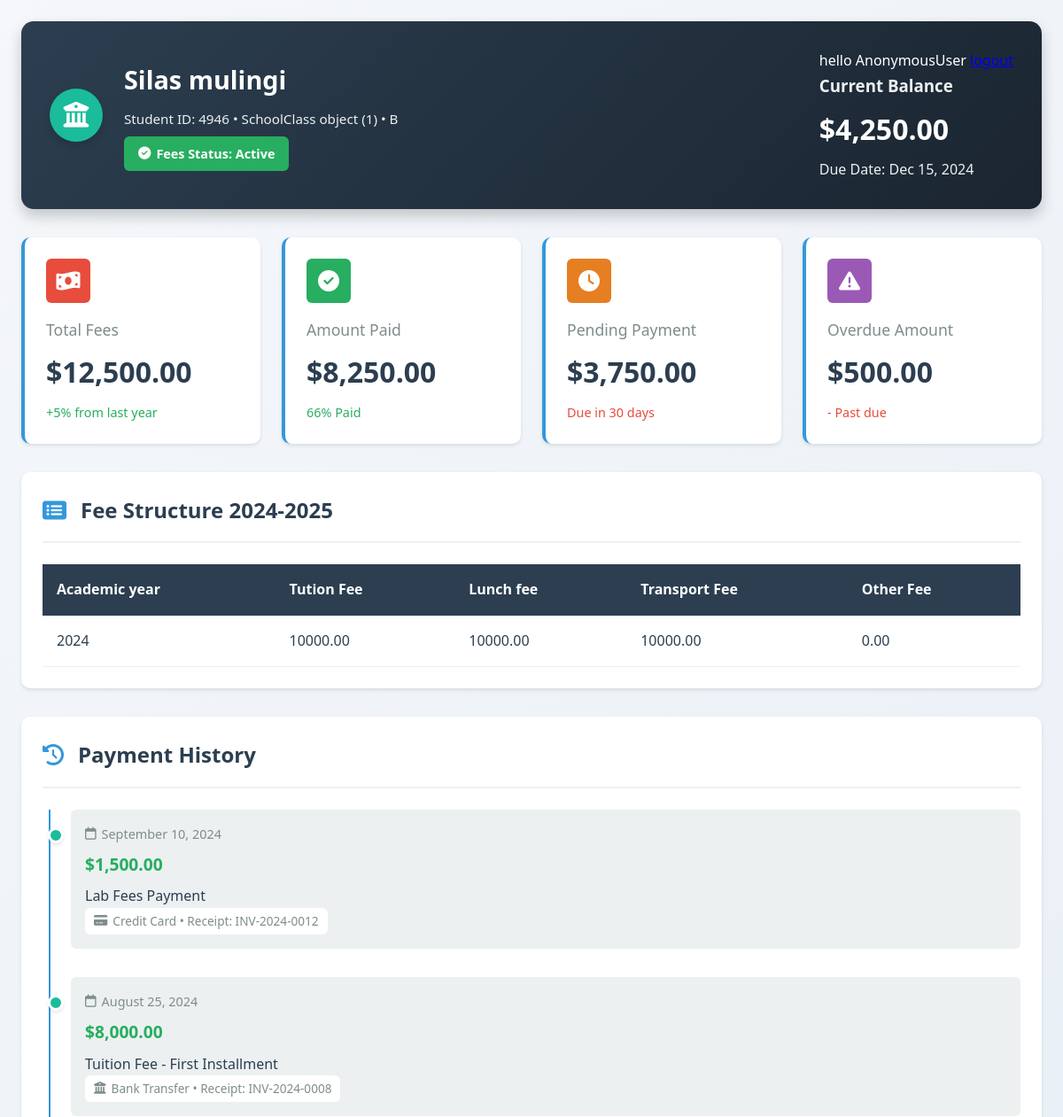
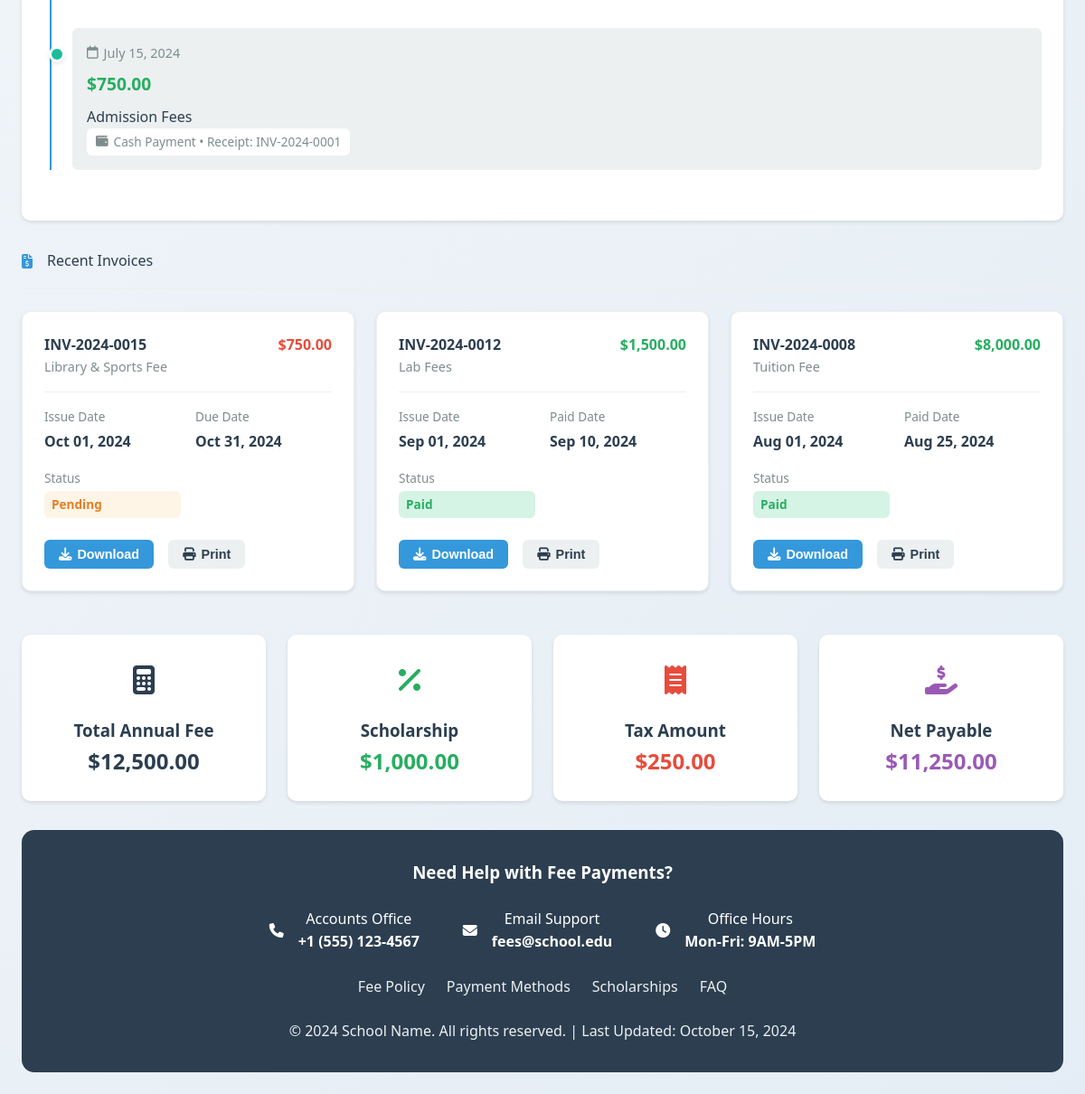
/studentportal/home/4946/, run on the app's committed database (2 pictures, top to bottom).
### studentPortal/models.py (models this page shows, shortened)
class Student(models.Model):
    admission_number = models.CharField(primary_key=True, max_length=50, unique=True)
    email = models.EmailField()
    first_name = models.CharField(max_length=100)
    last_name = models.CharField(max_length=100)
    middle_name = models.CharField(max_length=100, blank=True, null=True) or ""
    date_of_birth = models.DateField()
    class_id = models.ForeignKey(
        "SchoolClass", on_delete=models.PROTECT, related_name="student_class"
    )
    STREAM_CHOICES = [
        ("A", "streamA"),
        ("B", "streamB"),
        ("C", "streamC"),
        ("D", "streamD"),
    ]
    class_stream = models.CharField(
        max_length=20, blank=True, null=True, choices=STREAM_CHOICES
    )
    parent_id = models.ForeignKey(
        "Parent", on_delete=models.PROTECT, related_name="parent"
    )
    TERM_CHOICES = [
        ("TERM1", "Term1"),
        ("TERM2", "Term2"),
        ("TERM3", "Term3"),
    ]
    term = models.CharField(max_length=10, choices=TERM_CHOICES)
    billing_profile_active = models.BooleanField(default=True)
    """we use this function to fetch a student's fee structure"""
    def get_fee_structure(self):
        return FeeStructure.objects.filter(school_class=self.class_id).first()
    class Meta:
        db_table = "students"
        ordering = ["admission_number"]

class SchoolClass(models.Model):
    STREAM_CHOICES = [
        ("A", "streamA"),
        ("B", "streamB"),
        ("C", "streamC"),
        ("D", "streamD"),
    ]
    id = models.AutoField(primary_key=True)
    class_name = models.CharField(max_length=50)
    stream = models.CharField(
        max_length=10, blank=True, null=True, choices=STREAM_CHOICES
    )
    academic_year = models.CharField(max_length=20)
    max_students = models.IntegerField()
    is_active = models.BooleanField(default=True)

class FeeStructure(models.Model):
    school_class = models.ForeignKey(
        SchoolClass, on_delete=models.PROTECT, related_name="fee_structures"
    )
    academic_year = models.CharField(max_length=20)
    tuition_fee = models.DecimalField(max_digits=10, decimal_places=2)
    lunch_fee = models.DecimalField(
        max_digits=10, decimal_places=2, blank=True, null=True
    )
    transport_fee = models.DecimalField(
        max_digits=10, decimal_places=2, blank=True, null=True
    )
    other_fees = models.DecimalField(
        max_digits=10, decimal_places=2, blank=True, null=True
    )
    created_at = models.DateTimeField(auto_now_add=True)
    updated_at = models.DateTimeField(auto_now=True)
    class Meta:
        db_table = "fee_structures"
        unique_together = ("school_class", "academic_year")
        verbose_name = "Fee Structure"
        verbose_name_plural = "Fee Structures"

### studentPortal/views.py (the view, shortened to what this page needs)
# urls.py: 2. Add a URL to urlpatterns:  path('', views.home, name='home')
def home(request, adm):
    student = get_object_or_404(Student, admission_number=adm)
    fee_structure = student.get_fee_structure()
    context = {"student": student, "fee_structure": fee_structure}
    return render(request, "portal.html", context)

### studentPortal/templates/portal.html (shortened to what this page needs)
<!DOCTYPE html>
<html lang="en">
<head>
    <link rel="stylesheet" href="https://cdnjs.cloudflare.com/ajax/libs/font-awesome/6.4.0/css/all.min.css">
</head>
<body>
    <div class="container">
        <header class="header">
            <div class="logo-section">
                <div class="logo">
                    <i class="fas fa-university"></i>
                </div>
                <div class="student-info">
                    {% if student.middle_name is not None %}
                        <h1>{{student.first_name}} {{student.middle_name}} {{student.last_name}}</h1>
                    {% else %}
                        <h1>{{student.first_name}} {{student.last_name}}</h1>
                    {%endif%}
                    <p>Student ID: {{student.admission_number}} • {{student.class_id}} • {{student.class_stream}}</p>
                    <div class="status-badge">
                        <i class="fas fa-check-circle"></i>
                        Fees Status: Active
                    </div>
                </div>
            </div>
            <div class="current-balance">
                <div class="logout">
                        <p>hello {{request.user}} <a href="{% url 'studentPortal:logout' %}">logout</a></p>
                    </div>
                <h3 style="color: var(--light-gray); margin-bottom: var(--space-xs);">Current Balance</h3>
                <div style="font-size: 2rem; font-weight: 700; color: white;">$4,250.00</div>
                <p style="color: var(--light-gray); margin-top: var(--space-xs);">Due Date: Dec 15, 2024</p>
            </div>
        </header>
        <div class="dashboard-cards">
            <div class="card">
                <div class="card-icon fees">
                    <i class="fas fa-money-bill-wave"></i>
                </div>
                <h3>Total Fees</h3>
                <div class="amount">$12,500.00</div>
                <div class="percentage positive">+5% from last year</div>
            </div>
            <div class="card">
                <div class="card-icon paid">
                    <i class="fas fa-check-circle"></i>
                </div>
                <h3>Amount Paid</h3>
                <div class="amount">$8,250.00</div>
                <div class="percentage positive">66% Paid</div>
            </div>
            <div class="card">
                <div class="card-icon pending">
                    <i class="fas fa-clock"></i>
                </div>
                <h3>Pending Payment</h3>
                <div class="amount">$3,750.00</div>
                <div class="percentage negative">Due in 30 days</div>
            </div>
            <div class="card">
                <div class="card-icon overdue">
                    <i class="fas fa-exclamation-triangle"></i>
                </div>
                <h3>Overdue Amount</h3>
                <div class="amount">$500.00</div>
                <div class="percentage negative">- Past due</div>
            </div>
        </div>
        <div class="fee-structure">
            <h2 class="section-title">
                <i class="fas fa-list-alt"></i>
                Fee Structure 2024-2025
            </h2>
            <table class="table">
                <thead>
                    <tr>
                        <th>Academic year</th>
                        <th>Tution Fee</th>
                        <th>Lunch fee</th>
                        <th>Transport Fee</th>
                        <th>Other Fee</th>
                    </tr>
                </thead>
                <tbody>
                    <tr>
                        <td>{{ fee_structure.academic_year }}</td>
                        <td>{{ fee_structure.tuition_fee }}</td>
                        <td>{{ fee_structure.lunch_fee }}</td>
                        <td>{{ fee_structure.transport_fee }}</td>
                        <td>{{ fee_structure.other_fees }}</td>
                    </tr>
                </tbody>
            </table>
        </div>
        <div class="payment-history">
            <h2 class="section-title">
                <i class="fas fa-history"></i>
                Payment History
            </h2>
            <div class="timeline">
                <div class="timeline-item">
                    <div class="payment-date">
                        <i class="far fa-calendar"></i>
                        September 10, 2024
                    </div>
                    <div class="payment-amount">$1,500.00</div>
                    <p>Lab Fees Payment</p>
                    <div class="payment-method">
                        <i class="fas fa-credit-card"></i>
                        Credit Card • Receipt: INV-2024-0012
                    </div>
                </div>
                <div class="timeline-item">
                    <div class="payment-date">
                        <i class="far fa-calendar"></i>
                        August 25, 2024
                    </div>
                    <div class="payment-amount">$8,000.00</div>
                    <p>Tuition Fee - First Installment</p>
                    <div class="payment-method">
                        <i class="fas fa-university"></i>
                        Bank Transfer • Receipt: INV-2024-0008
                    </div>
                </div>
                <div class="timeline-item">
                    <div class="payment-date">
                        <i class="far fa-calendar"></i>
                        July 15, 2024
                    </div>
                    <div class="payment-amount">$750.00</div>
                    <p>Admission Fees</p>
                    <div class="payment-method">
                        <i class="fas fa-wallet"></i>
                        Cash Payment • Receipt: INV-2024-0001
                    </div>
                </div>
            </div>
        </div>
        <div class="section-title">
            <i class="fas fa-file-invoice-dollar"></i>
            Recent Invoices
        </div>
        <div class="invoices-grid">
            <div class="invoice-card">
                <div class="invoice-header">
                    <div>
                        <div class="invoice-id">INV-2024-0015</div>
                        <div style="color: var(--dark-gray); font-size: 0.9rem;">Library & Sports Fee</div>
                    </div>
                    <div style="font-weight: 700; color: var(--accent-red);">$750.00</div>
                </div>
                <div class="invoice-details">
                    <div class="detail-item">
                        <span class="detail-label">Issue Date</span>
                        <span class="detail-value">Oct 01, 2024</span>
                    </div>
                    <div class="detail-item">
                        <span class="detail-label">Due Date</span>
                        <span class="detail-value">Oct 31, 2024</span>
                    </div>
                    <div class="detail-item">
                        <span class="detail-label">Status</span>
                        <span class="fee-status status-pending">Pending</span>
                    </div>
                </div>
                <div class="invoice-actions">
                    <button class="btn btn-primary">
                        <i class="fas fa-download"></i>
                        Download
                    </button>
                    <button class="btn btn-secondary">
                        <i class="fas fa-print"></i>
                        Print
                    </button>
                </div>
            </div>
            <div class="invoice-card">
                <div class="invoice-header">
                    <div>
                        <div class="invoice-id">INV-2024-0012</div>
                        <div style="color: var(--dark-gray); font-size: 0.9rem;">Lab Fees</div>
                    </div>
                    <div style="font-weight: 700; color: var(--accent-green);">$1,500.00</div>
                </div>
                <div class="invoice-details">
                    <div class="detail-item">
                        <span class="detail-label">Issue Date</span>
                        <span class="detail-value">Sep 01, 2024</span>
                    </div>
                    <div class="detail-item">
                        <span class="detail-label">Paid Date</span>
                        <span class="detail-value">Sep 10, 2024</span>
                    </div>
                    <div class="detail-item">
                        <span class="detail-label">Status</span>
                        <span class="fee-status status-paid">Paid</span>
                    </div>
                </div>
                <div class="invoice-actions">
                    <button class="btn btn-primary">
                        <i class="fas fa-download"></i>
                        Download
                    </button>
                    <button class="btn btn-secondary">
                        <i class="fas fa-print"></i>
                        Print
                    </button>
                </div>
            </div>
            <div class="invoice-card">
                <div class="invoice-header">
                    <div>
                        <div class="invoice-id">INV-2024-0008</div>
                        <div style="color: var(--dark-gray); font-size: 0.9rem;">Tuition Fee</div>
                    </div>
                    <div style="font-weight: 700; color: var(--accent-green);">$8,000.00</div>
                </div>
                <div class="invoice-details">
                    <div class="detail-item">
                        <span class="detail-label">Issue Date</span>
                        <span class="detail-value">Aug 01, 2024</span>
                    </div>
                    <div class="detail-item">
                        <span class="detail-label">Paid Date</span>
                        <span class="detail-value">Aug 25, 2024</span>
                    </div>
                    <div class="detail-item">
                        <span class="detail-label">Status</span>
                        <span class="fee-status status-paid">Paid</span>
                    </div>
                </div>
                <div class="invoice-actions">
                    <button class="btn btn-primary">
                        <i class="fas fa-download"></i>
                        Download
                    </button>
                    <button class="btn btn-secondary">
                        <i class="fas fa-print"></i>
                        Print
                    </button>
                </div>
            </div>
        </div>
        <div class="summary-cards">
            <div class="summary-card">
                <div class="summary-icon total">
                    <i class="fas fa-calculator"></i>
                </div>
                <h3>Total Annual Fee</h3>
                <div style="font-size: 1.5rem; font-weight: 700; color: var(--primary-blue);">$12,500.00</div>
            </div>
            <div class="summary-card">
                <div class="summary-icon discount">
                    <i class="fas fa-percentage"></i>
                </div>
                <h3>Scholarship</h3>
                <div style="font-size: 1.5rem; font-weight: 700; color: var(--accent-green);">$1,000.00</div>
            </div>
            <div class="summary-card">
                <div class="summary-icon tax">
                    <i class="fas fa-receipt"></i>
                </div>
                <h3>Tax Amount</h3>
                <div style="font-size: 1.5rem; font-weight: 700; color: var(--accent-red);">$250.00</div>
            </div>
            <div class="summary-card">
                <div class="summary-icon net">
                    <i class="fas fa-hand-holding-usd"></i>
                </div>
                <h3>Net Payable</h3>
                <div style="font-size: 1.5rem; font-weight: 700; color: var(--accent-purple);">$11,250.00</div>
            </div>
        </div>
        <footer class="footer">
            <h3>Need Help with Fee Payments?</h3>
            <div class="contact-info">
                <div class="contact-item">
                    <i class="fas fa-phone"></i>
                    <div>
                        <div>Accounts Office</div>
                        <div style="font-weight: 600;">+1 (555) 123-4567</div>
                    </div>
                </div>
                <div class="contact-item">
                    <i class="fas fa-envelope"></i>
                    <div>
                        <div>Email Support</div>
                        <div style="font-weight: 600;">fees@school.edu</div>
                    </div>
                </div>
                <div class="contact-item">
                    <i class="fas fa-clock"></i>
                    <div>
                        <div>Office Hours</div>
                        <div style="font-weight: 600;">Mon-Fri: 9AM-5PM</div>
                    </div>
                </div>
            </div>
            <div class="footer-links">
                <a href="#" class="footer-link">Fee Policy</a>
                <a href="#" class="footer-link">Payment Methods</a>
                <a href="#" class="footer-link">Scholarships</a>
                <a href="#" class="footer-link">FAQ</a>
            </div>
            <p style="margin-top: var(--space-md); color: var(--light-gray);">
                © 2024 School Name. All rights reserved. | Last Updated: October 15, 2024
            </p>
        </footer>
    </div>
</body>
</html>

### data on the page
Student: first_name "Silas", last_name "mulingi", admission_number "4946", class_id "SchoolClass object (1)", class_stream "B"
FeeStructure: academic_year "2024", tuition_fee "10000.00", lunch_fee "10000.00", transport_fee "10000.00", other_fees "0.00"

### other printed values
{{ request.user }} "AnonymousUser"
